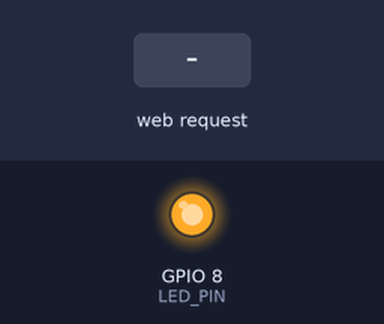
A sketch run on a simulated ESP32-C3. Shown: output pins drawn as LEDs (lit = HIGH). Inputs (shaded band) come from the test bench. WiFi joins after 1.5 s; servers stay silent unless stated; nothing arrives over Bluetooth unless stated; what the sketch prints to the serial monitor is not drawn.

Above: at 3.2 s.
3.3 s: HTTP request GET /switch2/wakeup received
At 3.7 s:
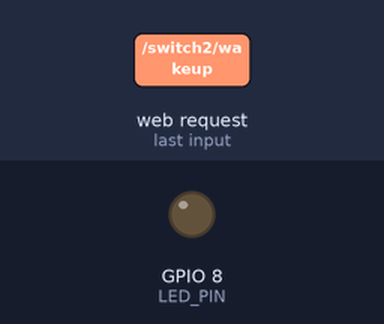
Timing chart, 0 to 6.3 s (numbered marks = the images above; inputs shaded):
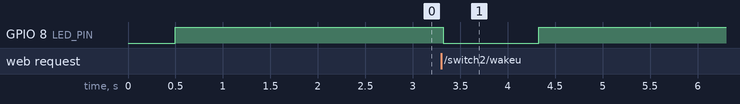

The sketch:

ESP32C3_BLE_HTTP.ino
```cpp
/**
 * ESP32C3 BLE Wake-up via HTTP
 * - Connects to WiFi using user-defined credentials
 * - Provides HTTP server on port 80
 * - GET /switch2/wakeup triggers BLE advertising for 1 second
 * 适配 ESP32 Arduino 3.3.7 + HW-466AB ESP32-C3 SuperMini
 */

#include <WiFi.h>
#include <WebServer.h>
#include <BLEDevice.h>
#include <BLEUtils.h>
#include <BLEAdvertising.h>
#include <esp_mac.h>
#include "esp_system.h"
#include "esp_task_wdt.h"

// ********************* 需要修改的配置部分 **********************
const char* WIFI_SSID     = "?????";       // 替换为你的Wi-Fi名称
const char* WIFI_PASSWORD = "???????";   // 替换为你的Wi-Fi密码

const char* DEFAULT_BLE_MAC  = "e0:ef:bf:2a:f3:9f";// 抓自己joycon2的mac地址
const char* DEFAULT_BLE_DATA = "0201061BFF53050100037E05662000018125B3540548C80F00000000000000"; // 抓自己joycon2的报文
// ************************************************************

// 引脚定义 - HW-466AB ESP32-C3 SuperMini 板载LED是GPIO8（低电平点亮）
#define LED_PIN 8

// 配置常量
#define WDT_TIMEOUT_SECONDS  180
#define BLE_ADVERTISING_DURATION 1000  // BLE广告持续时间1秒

// 定义设备名称
#define DEVICE_NAME "ESP32C3_BLE_Beacon"

// BLE缓冲区（从默认值初始化）
char ble_mac_buf[19] = "";
char ble_data_buf[65] = "";

// BLE相关变量
BLEAdvertising *pAdvertising = nullptr;
bool bleInitialized = false;
unsigned long bleAdvertisingStart = 0;

// HTTP服务器
WebServer server(80);

// 默认BLE广播数据（fallback）
static uint8_t wake_adv_data[] = {
    // Flags (0x02, 0x01, 0x06)
    0x02, 0x01, 0x06,
    // Manufacturer Specific Data: length=27 (0x1B), type=0xFF
    0x1B, 0xFF,
    // Payload (26 bytes)
    0x53, 0x05, 0x01, 0x00, 0x03, 0x7e, 0x05, 0x66, 0x20, 0x00, 0x01, 0x81,
    // Host address (6 bytes, will be filled at runtime in reverse order)
    0x09, 0x17, 0x15, 0x8C, 0x81, 0x80,
    // Remaining bytes
    0x0f, 0x00, 0x00, 0x00, 0x00, 0x00, 0x00, 0x00,
};

// 函数声明
String hexToBytes(const String& hex);  // 修改返回类型为Arduino String
void initBLE();
void startBLEAdvertising();
void stopBLEAdvertising();
void handleBLEAdvertising();
void handleWakeup();
void handleNotFound();

// ===================== setup =====================
void setup() {
  Serial.begin(115200);
  delay(500);
  Serial.println("\nESP32C3 BLE Wake-up via HTTP");

  // GPIO初始化 - 初始灭灯（高电平）
  pinMode(LED_PIN, OUTPUT);
  digitalWrite(LED_PIN, HIGH);

  // 看门狗初始化 - 适配新版ESP32 Arduino API
  esp_task_wdt_config_t wdt_config = {
    .timeout_ms = WDT_TIMEOUT_SECONDS * 1000,  // 超时时间（毫秒）
    .idle_core_mask = (1 << 0),               // 监控核心0
    .trigger_panic = true                     // 超时触发panic
  };
  esp_task_wdt_init(&wdt_config);
  esp_task_wdt_add(NULL);
  Serial.println("✅ Watchdog initialized");

  // 初始化BLE缓冲区
  strncpy(ble_mac_buf, DEFAULT_BLE_MAC, sizeof(ble_mac_buf) - 1);
  ble_mac_buf[sizeof(ble_mac_buf) - 1] = '\0';
  strncpy(ble_data_buf, DEFAULT_BLE_DATA, sizeof(ble_data_buf) - 1);
  ble_data_buf[sizeof(ble_data_buf) - 1] = '\0';

  // 连接WiFi
  WiFi.mode(WIFI_STA);
  WiFi.begin(WIFI_SSID, WIFI_PASSWORD);
  Serial.print("Connecting to WiFi");
  while (WiFi.status() != WL_CONNECTED) {
    delay(500);
    Serial.print(".");
    esp_task_wdt_reset();
  }
  Serial.println();
  Serial.println("✅ WiFi connected!");
  Serial.print("📶 IP Address: ");
  Serial.println(WiFi.localIP());

  // HTTP路由注册
  server.on("/switch2/wakeup", HTTP_GET, handleWakeup);
  server.onNotFound(handleNotFound);
  server.begin();
  Serial.println("🚀 HTTP server started on port 80");
  Serial.println("   Endpoint: GET /switch2/wakeup");
}

// ===================== loop =====================
void loop() {
  esp_task_wdt_reset();
  server.handleClient();
  handleBLEAdvertising();
  delay(10);
}

// ===================== HTTP handlers =====================

// GET /switch2/wakeup → 触发BLE广播
void handleWakeup() {
  Serial.println("📡 HTTP GET /switch2/wakeup received");
  if (!bleInitialized) {
    initBLE();
  }
  startBLEAdvertising();
  server.send(200, "application/json", "{\"status\":\"ok\"}");
}

// 404 handler
void handleNotFound() {
  server.send(404, "text/plain", "Not Found");
}

// ===================== BLE functions =====================

// 初始化BLE
void initBLE() {
  if (bleInitialized) return;

  Serial.println("Initializing BLE...");

  // 解析并设置自定义BLE MAC地址（末字节减2，与BT MAC偏移对齐）
  uint8_t customMAC[6];
  sscanf(ble_mac_buf, "%hhx:%hhx:%hhx:%hhx:%hhx:%hhx",
         &customMAC[0], &customMAC[1], &customMAC[2],
         &customMAC[3], &customMAC[4], &customMAC[5]);
  customMAC[5] = customMAC[5] - 2;

  if (esp_base_mac_addr_set(customMAC) == ESP_OK) {
    Serial.println("Custom MAC address set successfully");
  } else {
    Serial.println("Failed to set custom MAC address");
  }

  // 打印实际BLE MAC
  uint8_t mac[6];
  esp_read_mac(mac, ESP_MAC_BT);
  Serial.printf("BLE MAC Address: %02X:%02X:%02X:%02X:%02X:%02X\n",
                mac[0], mac[1], mac[2], mac[3], mac[4], mac[5]);

  // 初始化BLE设备
  BLEDevice::init(DEVICE_NAME);

  // 获取广告对象
  pAdvertising = BLEDevice::getAdvertising();

  // 设置广播参数（非连接广播）- 适配新版宏定义
  pAdvertising->setMinInterval(0x0020);
  pAdvertising->setMaxInterval(0x0040);
  pAdvertising->setAdvertisementType(0);

  bleInitialized = true;
  Serial.println("BLE initialized");
}

// 开始BLE广播
void startBLEAdvertising() {
  if (!bleInitialized) {
    initBLE();
  }

  Serial.println("Starting BLE advertising for 1 second...");

  // 停止当前广播（如果正在运行）
  pAdvertising->stop();

  // 构建广播数据
  BLEAdvertisementData oAdvertisementData = BLEAdvertisementData();

  if (strlen(ble_data_buf) > 0) {
    // 使用配置的十六进制字符串数据 - 转为Arduino String
    String hexData = hexToBytes(String(ble_data_buf));
    oAdvertisementData.addData(hexData);
    Serial.println("BLE Beacon started with configured data: " + String(ble_data_buf));
  } else {
    // 使用预定义的wake_adv_data数组作为原始广播数据
    String advertDataString((char*)wake_adv_data, sizeof(wake_adv_data));
    oAdvertisementData.addData(advertDataString);
    Serial.println("BLE Beacon started with predefined data...");
  }

  pAdvertising->setAdvertisementData(oAdvertisementData);
  pAdvertising->start();

  // 记录广播开始时间，LED亮起（低电平）
  bleAdvertisingStart = millis();
  digitalWrite(LED_PIN, LOW);
}

// 停止BLE广播
void stopBLEAdvertising() {
  if (bleInitialized && pAdvertising) {
    pAdvertising->stop();
    Serial.println("BLE advertising stopped");
  }
  bleAdvertisingStart = 0;
  // LED熄灭（高电平）
  digitalWrite(LED_PIN, HIGH);
}

// 处理BLE广告持续时间（在loop中调用）
void handleBLEAdvertising() {
  if (bleAdvertisingStart > 0 &&
      (millis() - bleAdvertisingStart >= BLE_ADVERTISING_DURATION)) {
    stopBLEAdvertising();
  }
}

// ===================== Utility =====================

// 将十六进制字符串转换为字节数组（返回Arduino String类型）
String hexToBytes(const String& hex) {
  String result = "";
  for (unsigned int i = 0; i < hex.length(); i += 2) {
    String byteStr = hex.substring(i, i + 2);
    char byte = (char)strtol(byteStr.c_str(), NULL, 16);
    result += byte;
  }
  return result;
}
```

Measured:
- after the input at 3.3 s, GPIO 8 (LED_PIN): HIGH → LOW at once, → HIGH 1.0 s later
